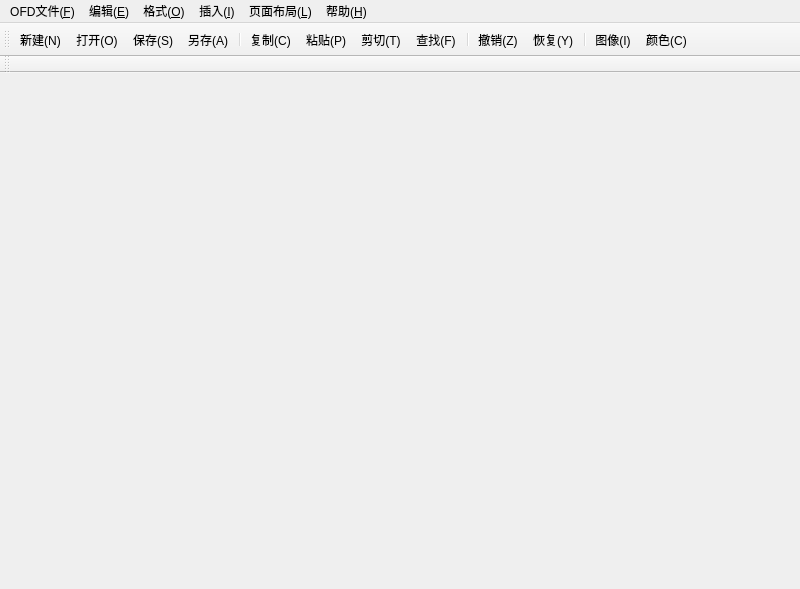
<?xml version="1.0" encoding="UTF-8"?>
<ui version="4.0">
 <class>MainWindow</class>
 <widget class="QMainWindow" name="MainWindow">
  <property name="geometry">
   <rect>
    <x>0</x>
    <y>0</y>
    <width>800</width>
    <height>589</height>
   </rect>
  </property>
  <property name="windowTitle">
   <string>MainWindow</string>
  </property>
  <widget class="QWidget" name="centralWidget"/>
  <widget class="QMenuBar" name="menuBar">
   <property name="geometry">
    <rect>
     <x>0</x>
     <y>0</y>
     <width>800</width>
     <height>20</height>
    </rect>
   </property>
   <widget class="QMenu" name="menuOFD">
    <property name="title">
     <string>OFD文件(&amp;F)</string>
    </property>
    <addaction name="action_new"/>
    <addaction name="action_open"/>
    <addaction name="action_save"/>
    <addaction name="action_saveAs"/>
    <addaction name="action_close"/>
    <addaction name="action_exit"/>
   </widget>
   <widget class="QMenu" name="menu_E">
    <property name="title">
     <string>编辑(&amp;E)</string>
    </property>
    <addaction name="action_undo"/>
    <addaction name="action_redo"/>
    <addaction name="separator"/>
    <addaction name="action_copy"/>
    <addaction name="action_paste"/>
    <addaction name="action_cut"/>
    <addaction name="action_find"/>
   </widget>
   <widget class="QMenu" name="menu_O">
    <property name="title">
     <string>格式(&amp;O)</string>
    </property>
    <widget class="QMenu" name="menu">
     <property name="title">
      <string>文本(T)</string>
     </property>
     <addaction name="action_bold"/>
     <addaction name="action_italics"/>
     <addaction name="action_underline"/>
     <addaction name="action_strickout"/>
     <addaction name="action_online"/>
     <addaction name="separator"/>
     <addaction name="action_superscript"/>
     <addaction name="action_subscript"/>
    </widget>
    <widget class="QMenu" name="menu_2">
     <property name="title">
      <string>对齐(N)</string>
     </property>
     <addaction name="action_justifyLeft"/>
     <addaction name="action_justifyCenter"/>
     <addaction name="action_justifyRight"/>
     <addaction name="action_justifyFull"/>
    </widget>
    <widget class="QMenu" name="menu_S">
     <property name="title">
      <string>间距(S)</string>
     </property>
     <addaction name="action1_0_C"/>
     <addaction name="action1_5_C"/>
     <addaction name="action2_C"/>
    </widget>
    <addaction name="menu"/>
    <addaction name="menu_2"/>
    <addaction name="menu_S"/>
   </widget>
   <widget class="QMenu" name="menu_F">
    <property name="title">
     <string>插入(&amp;I)</string>
    </property>
    <widget class="QMenu" name="menu_6">
     <property name="title">
      <string>表格</string>
     </property>
     <addaction name="action_drawTable"/>
    </widget>
    <addaction name="action_images"/>
    <addaction name="menu_6"/>
    <addaction name="action_pageNumber_2"/>
   </widget>
   <widget class="QMenu" name="menu_L">
    <property name="title">
     <string>页面布局(&amp;L)</string>
    </property>
    <widget class="QMenu" name="menu_3">
     <property name="title">
      <string>纸张大小</string>
     </property>
     <addaction name="action_A4"/>
     <addaction name="action_A3"/>
     <addaction name="action_A2"/>
     <addaction name="action_A1"/>
     <addaction name="action_A5"/>
     <addaction name="action_A6"/>
    </widget>
    <addaction name="menu_3"/>
   </widget>
   <widget class="QMenu" name="menu_H">
    <property name="title">
     <string>帮助(&amp;H)</string>
    </property>
    <addaction name="action_about"/>
    <addaction name="action_aboutOFD"/>
   </widget>
   <addaction name="menuOFD"/>
   <addaction name="menu_E"/>
   <addaction name="menu_O"/>
   <addaction name="menu_F"/>
   <addaction name="menu_L"/>
   <addaction name="menu_H"/>
  </widget>
  <widget class="QToolBar" name="toolBar">
   <attribute name="toolBarArea">
    <enum>TopToolBarArea</enum>
   </attribute>
   <attribute name="toolBarBreak">
    <bool>false</bool>
   </attribute>
   <addaction name="action_new"/>
   <addaction name="action_open"/>
   <addaction name="action_save"/>
   <addaction name="action_saveAs"/>
   <addaction name="separator"/>
   <addaction name="action_copy"/>
   <addaction name="action_paste"/>
   <addaction name="action_cut"/>
   <addaction name="action_find"/>
   <addaction name="separator"/>
   <addaction name="action_undo"/>
   <addaction name="action_redo"/>
   <addaction name="separator"/>
   <addaction name="action_images"/>
   <addaction name="action_color"/>
  </widget>
  <widget class="QToolBar" name="toolBar_2">
   <property name="windowTitle">
    <string>toolBar_2</string>
   </property>
   <attribute name="toolBarArea">
    <enum>TopToolBarArea</enum>
   </attribute>
   <attribute name="toolBarBreak">
    <bool>true</bool>
   </attribute>
  </widget>
  <action name="action_new">
   <property name="icon">
    <iconset resource="images.qrc">
     <normaloff>:/images/new.svg</normaloff>:/images/new.svg</iconset>
   </property>
   <property name="text">
    <string>新建(&amp;N)</string>
   </property>
   <property name="toolTip">
    <string>新建(N)</string>
   </property>
   <property name="shortcut">
    <string>Ctrl+N</string>
   </property>
  </action>
  <action name="action_open">
   <property name="icon">
    <iconset resource="images.qrc">
     <normaloff>:/images/open.svg</normaloff>:/images/open.svg</iconset>
   </property>
   <property name="text">
    <string>打开(&amp;O)</string>
   </property>
   <property name="toolTip">
    <string>打开(O)</string>
   </property>
   <property name="shortcut">
    <string>Ctrl+O</string>
   </property>
  </action>
  <action name="action_save">
   <property name="icon">
    <iconset resource="images.qrc">
     <normaloff>:/images/document-save-as.svg</normaloff>:/images/document-save-as.svg</iconset>
   </property>
   <property name="text">
    <string>保存(&amp;S)</string>
   </property>
   <property name="toolTip">
    <string>保存(S)</string>
   </property>
   <property name="shortcut">
    <string>Ctrl+S</string>
   </property>
  </action>
  <action name="action_saveAs">
   <property name="icon">
    <iconset resource="images.qrc">
     <normaloff>:/images/document-save-all.svg</normaloff>:/images/document-save-all.svg</iconset>
   </property>
   <property name="text">
    <string>另存(&amp;A)</string>
   </property>
   <property name="toolTip">
    <string>另存(SaveAs)</string>
   </property>
   <property name="shortcut">
    <string>Ctrl+Shift+S</string>
   </property>
  </action>
  <action name="action_copy">
   <property name="icon">
    <iconset resource="images.qrc">
     <normaloff>:/images/edit-copy.svg</normaloff>:/images/edit-copy.svg</iconset>
   </property>
   <property name="text">
    <string>复制(&amp;C)</string>
   </property>
   <property name="toolTip">
    <string>复制(C)</string>
   </property>
   <property name="shortcut">
    <string>Ctrl+C</string>
   </property>
  </action>
  <action name="action_paste">
   <property name="icon">
    <iconset resource="images.qrc">
     <normaloff>:/images/edit-paste.svg</normaloff>:/images/edit-paste.svg</iconset>
   </property>
   <property name="text">
    <string>粘贴(&amp;P)</string>
   </property>
   <property name="toolTip">
    <string>粘贴(P)</string>
   </property>
   <property name="shortcut">
    <string>Ctrl+V</string>
   </property>
  </action>
  <action name="action_cut">
   <property name="icon">
    <iconset resource="images.qrc">
     <normaloff>:/images/edit-cut.svg</normaloff>:/images/edit-cut.svg</iconset>
   </property>
   <property name="text">
    <string>剪切(&amp;T)</string>
   </property>
   <property name="toolTip">
    <string>剪切(T)</string>
   </property>
   <property name="shortcut">
    <string>Ctrl+X</string>
   </property>
  </action>
  <action name="action_find">
   <property name="icon">
    <iconset resource="images.qrc">
     <normaloff>:/images/edit-find.svg</normaloff>:/images/edit-find.svg</iconset>
   </property>
   <property name="text">
    <string>查找(&amp;F)</string>
   </property>
   <property name="toolTip">
    <string>查找(F)</string>
   </property>
   <property name="shortcut">
    <string>Ctrl+F</string>
   </property>
  </action>
  <action name="action_undo">
   <property name="icon">
    <iconset resource="images.qrc">
     <normaloff>:/images/edit-undo.svg</normaloff>:/images/edit-undo.svg</iconset>
   </property>
   <property name="text">
    <string>撤销(&amp;Z)</string>
   </property>
   <property name="toolTip">
    <string>撤销(Z)</string>
   </property>
   <property name="shortcut">
    <string>Ctrl+Z</string>
   </property>
  </action>
  <action name="action_redo">
   <property name="icon">
    <iconset resource="images.qrc">
     <normaloff>:/images/edit-redo.svg</normaloff>:/images/edit-redo.svg</iconset>
   </property>
   <property name="text">
    <string>恢复(&amp;Y)</string>
   </property>
   <property name="toolTip">
    <string>恢复(Y)</string>
   </property>
  </action>
  <action name="action_images">
   <property name="icon">
    <iconset resource="images.qrc">
     <normaloff>:/images/insert-image.svg</normaloff>:/images/insert-image.svg</iconset>
   </property>
   <property name="text">
    <string>图像(&amp;I)</string>
   </property>
   <property name="toolTip">
    <string>图像(I)</string>
   </property>
  </action>
  <action name="action_close">
   <property name="icon">
    <iconset resource="images.qrc">
     <normaloff>:/images/close.svg</normaloff>:/images/close.svg</iconset>
   </property>
   <property name="text">
    <string>关闭(&amp;C)</string>
   </property>
   <property name="toolTip">
    <string>关闭(C)</string>
   </property>
  </action>
  <action name="action_exit">
   <property name="icon">
    <iconset resource="images.qrc">
     <normaloff>:/images/exit.svg</normaloff>:/images/exit.svg</iconset>
   </property>
   <property name="text">
    <string>退出(&amp;E)</string>
   </property>
   <property name="toolTip">
    <string>退出(E)</string>
   </property>
   <property name="shortcut">
    <string>Ctrl+Q</string>
   </property>
  </action>
  <action name="action_bold">
   <property name="checkable">
    <bool>true</bool>
   </property>
   <property name="icon">
    <iconset resource="images.qrc">
     <normaloff>:/images/format-text-bold.svg</normaloff>:/images/format-text-bold.svg</iconset>
   </property>
   <property name="text">
    <string>粗体(&amp;A)</string>
   </property>
   <property name="toolTip">
    <string>粗体(A)</string>
   </property>
  </action>
  <action name="action_italics">
   <property name="checkable">
    <bool>true</bool>
   </property>
   <property name="icon">
    <iconset resource="images.qrc">
     <normaloff>:/images/format-text-italic.svg</normaloff>:/images/format-text-italic.svg</iconset>
   </property>
   <property name="text">
    <string>斜体(&amp;B)</string>
   </property>
   <property name="toolTip">
    <string>斜体(B)</string>
   </property>
  </action>
  <action name="action_underline">
   <property name="checkable">
    <bool>true</bool>
   </property>
   <property name="icon">
    <iconset resource="images.qrc">
     <normaloff>:/images/format-text-underline.svg</normaloff>:/images/format-text-underline.svg</iconset>
   </property>
   <property name="text">
    <string>下划线(&amp;D)</string>
   </property>
   <property name="toolTip">
    <string>下划线(D)</string>
   </property>
  </action>
  <action name="action_strickout">
   <property name="checkable">
    <bool>true</bool>
   </property>
   <property name="icon">
    <iconset resource="images.qrc">
     <normaloff>:/images/format-text-strikethrough.svg</normaloff>:/images/format-text-strikethrough.svg</iconset>
   </property>
   <property name="text">
    <string>删除线(&amp;F)</string>
   </property>
   <property name="toolTip">
    <string>删除线(F)</string>
   </property>
  </action>
  <action name="action_online">
   <property name="checkable">
    <bool>true</bool>
   </property>
   <property name="icon">
    <iconset resource="images.qrc">
     <normaloff>:/images/under_line.png</normaloff>:/images/under_line.png</iconset>
   </property>
   <property name="text">
    <string>上划线(&amp;G)</string>
   </property>
   <property name="toolTip">
    <string>上划线(G)</string>
   </property>
  </action>
  <action name="action_superscript">
   <property name="checkable">
    <bool>true</bool>
   </property>
   <property name="icon">
    <iconset resource="images.qrc">
     <normaloff>:/images/format-text-superscript.svg</normaloff>:/images/format-text-superscript.svg</iconset>
   </property>
   <property name="text">
    <string>上标 </string>
   </property>
   <property name="toolTip">
    <string>上标</string>
   </property>
   <property name="shortcut">
    <string>Ctrl+S, Ctrl+P</string>
   </property>
  </action>
  <action name="action_subscript">
   <property name="checkable">
    <bool>true</bool>
   </property>
   <property name="icon">
    <iconset resource="images.qrc">
     <normaloff>:/images/text_subscript.svg</normaloff>:/images/text_subscript.svg</iconset>
   </property>
   <property name="text">
    <string>下标</string>
   </property>
   <property name="toolTip">
    <string>下标</string>
   </property>
   <property name="shortcut">
    <string>Ctrl+Shift+B</string>
   </property>
  </action>
  <action name="action_justifyLeft">
   <property name="checkable">
    <bool>true</bool>
   </property>
   <property name="icon">
    <iconset resource="images.qrc">
     <normaloff>:/images/format-justify-left.svg</normaloff>:/images/format-justify-left.svg</iconset>
   </property>
   <property name="text">
    <string>左对齐(&amp;A)</string>
   </property>
   <property name="toolTip">
    <string>左对齐(A)</string>
   </property>
  </action>
  <action name="action_justifyCenter">
   <property name="checkable">
    <bool>true</bool>
   </property>
   <property name="icon">
    <iconset resource="images.qrc">
     <normaloff>:/images/format-justify-center.svg</normaloff>:/images/format-justify-center.svg</iconset>
   </property>
   <property name="text">
    <string>居中(&amp;B)</string>
   </property>
   <property name="toolTip">
    <string>居中(B)</string>
   </property>
  </action>
  <action name="action_justifyRight">
   <property name="checkable">
    <bool>true</bool>
   </property>
   <property name="icon">
    <iconset resource="images.qrc">
     <normaloff>:/images/format-justify-right.svg</normaloff>:/images/format-justify-right.svg</iconset>
   </property>
   <property name="text">
    <string>右对齐(&amp;C)</string>
   </property>
   <property name="toolTip">
    <string>右对齐(C)</string>
   </property>
  </action>
  <action name="action_justifyFull">
   <property name="checkable">
    <bool>true</bool>
   </property>
   <property name="icon">
    <iconset resource="images.qrc">
     <normaloff>:/images/format-justify-fill.svg</normaloff>:/images/format-justify-fill.svg</iconset>
   </property>
   <property name="text">
    <string>两端对齐(&amp;D)</string>
   </property>
   <property name="toolTip">
    <string>两端对齐(D)</string>
   </property>
  </action>
  <action name="action_A4">
   <property name="text">
    <string>&amp;A4   210毫米×297毫米</string>
   </property>
   <property name="toolTip">
    <string>A4   209毫米×296毫米</string>
   </property>
  </action>
  <action name="action_A3">
   <property name="text">
    <string>A3   &amp;297毫米×420毫米</string>
   </property>
   <property name="toolTip">
    <string>A3   296毫米×419.1毫米</string>
   </property>
  </action>
  <action name="action_A2">
   <property name="text">
    <string>A2   &amp;420毫米×594毫米</string>
   </property>
   <property name="toolTip">
    <string>A2</string>
   </property>
  </action>
  <action name="action_A1">
   <property name="text">
    <string>A&amp;1   &amp;594毫米×841毫米</string>
   </property>
   <property name="toolTip">
    <string>A1</string>
   </property>
  </action>
  <action name="action_A5">
   <property name="text">
    <string>A&amp;5   &amp;148毫米×210毫米</string>
   </property>
   <property name="toolTip">
    <string>A5</string>
   </property>
  </action>
  <action name="action_A6">
   <property name="text">
    <string>A&amp;6   &amp;105毫米×148毫米</string>
   </property>
   <property name="toolTip">
    <string>A6</string>
   </property>
  </action>
  <action name="action_about">
   <property name="text">
    <string>&amp;About(&amp;A)</string>
   </property>
   <property name="toolTip">
    <string>About(A)</string>
   </property>
  </action>
  <action name="action_aboutOFD">
   <property name="text">
    <string>About &amp;OFD</string>
   </property>
   <property name="toolTip">
    <string>About OFD</string>
   </property>
  </action>
  <action name="action_color">
   <property name="icon">
    <iconset resource="images.qrc">
     <normaloff>:/images/color-management.svg</normaloff>:/images/color-management.svg</iconset>
   </property>
   <property name="text">
    <string>颜色(&amp;C)</string>
   </property>
   <property name="toolTip">
    <string>颜色(C)</string>
   </property>
  </action>
  <action name="action_drawTable">
   <property name="text">
    <string>表格绘制</string>
   </property>
   <property name="toolTip">
    <string>表格绘制</string>
   </property>
  </action>
  <action name="action1_5_C">
   <property name="icon">
    <iconset resource="images.qrc">
     <normaloff>:/images/text_line_spacing.svg</normaloff>:/images/text_line_spacing.svg</iconset>
   </property>
   <property name="text">
    <string>1.5倍行距</string>
   </property>
   <property name="toolTip">
    <string>1.5倍行距</string>
   </property>
  </action>
  <action name="action1_0_C">
   <property name="icon">
    <iconset resource="images.qrc">
     <normaloff>:/images/text_line_spacing.svg</normaloff>:/images/text_line_spacing.svg</iconset>
   </property>
   <property name="text">
    <string>1.0倍行距</string>
   </property>
   <property name="toolTip">
    <string>1.0倍行距</string>
   </property>
  </action>
  <action name="action2_C">
   <property name="icon">
    <iconset resource="images.qrc">
     <normaloff>:/images/text_line_spacing.svg</normaloff>:/images/text_line_spacing.svg</iconset>
   </property>
   <property name="text">
    <string>2.0倍行距</string>
   </property>
   <property name="toolTip">
    <string>2.0倍行距</string>
   </property>
  </action>
  <action name="action_lineSpacing">
   <property name="icon">
    <iconset resource="images.qrc">
     <normaloff>:/images/text_line_spacing.svg</normaloff>:/images/text_line_spacing.svg</iconset>
   </property>
   <property name="text">
    <string>行距:   1(&amp;A)</string>
   </property>
   <property name="toolTip">
    <string>行距:1(A)</string>
   </property>
  </action>
  <action name="action_pageNumber_2">
   <property name="text">
    <string>显示页码</string>
   </property>
   <property name="toolTip">
    <string>显示页码</string>
   </property>
  </action>
  <action name="action_insertTable_2">
   <property name="icon">
    <iconset resource="images.qrc">
     <normaloff>:/images/insert-table.svg</normaloff>:/images/insert-table.svg</iconset>
   </property>
   <property name="text">
    <string>插入表格</string>
   </property>
   <property name="toolTip">
    <string>插入表格(I)</string>
   </property>
  </action>
 </widget>
 <layoutdefault spacing="6" margin="11"/>
 <resources>
  <include location="images.qrc"/>
 </resources>
 <connections/>
</ui>
